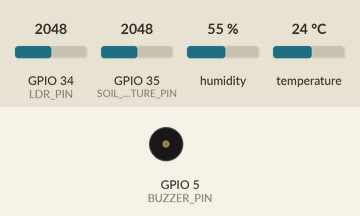
This program was run on a simulated ESP32. Parts: buzzer (waves = sounding, pin HIGH). Inputs (shaded band) come from the test bench; at power-on: GPIO 35 (SOIL_MOISTURE_PIN) = 2048, GPIO 34 (LDR_PIN) = 2048, humidity 55 %, temperature 24 °C. WiFi joins after 1.5 s; servers stay silent unless stated; no MQTT or app messages arrive unless stated; what the program prints to the serial monitor is not drawn.

Above: at 3.2 s.
3.3 s: GPIO 35 (SOIL_MOISTURE_PIN) set to 2813
10.0 s: GPIO 35 (SOIL_MOISTURE_PIN) set to 2917
At 10.8 s:
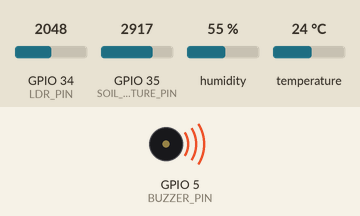
21.8 s: GPIO 35 (SOIL_MOISTURE_PIN) set to 2866
At 22.6 s:
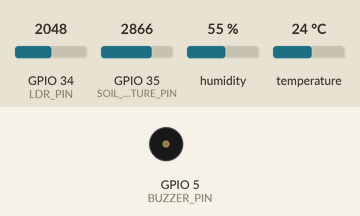
28.5 s: GPIO 35 (SOIL_MOISTURE_PIN) set to 3972
At 30.8 s:
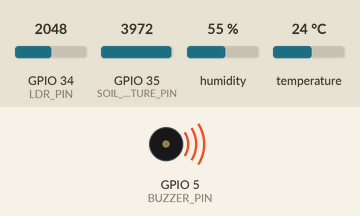
Timing chart, 0 to 41.3 s (numbered marks = the images above; inputs shaded):
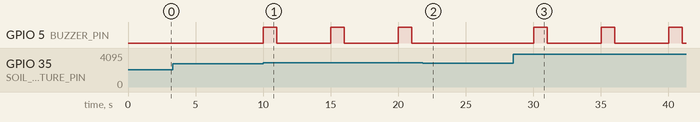

Measured:
- the behaviour switches between 2866 and 2867 on GPIO 35 (SOIL_MOISTURE_PIN) (found by bisection; images 0 and 1)
- after the input at 3.3 s, every drawn part: stays the same
- after the input at 10.0 s, GPIO 5 (BUZZER_PIN): alternates HIGH for 1.0 s and LOW for 4.0 s, starting at once
- after the input at 21.8 s, GPIO 5 (BUZZER_PIN): stays LOW (without the input it goes to HIGH after 3.2 s)
- after the input at 28.5 s, GPIO 5 (BUZZER_PIN): alternates HIGH for 1.0 s and LOW for 4.0 s, starting after 1.5 s

The program:

main.cpp
```cpp
#include <WiFi.h>
#include <WiFiClientSecure.h>
#include <PubSubClient.h>
#include <DHT.h>

// ✅ WiFi & MQTT Credentials
const char* ssid = "Wokwi-GUEST";
const char* password = "";
const char* mqttServer = "3e3d3355c77f45dba1e9d2c236cef977.s1.eu.hivemq.cloud";
const int mqttPort = 8883;
const char* mqttUser = "keanhoekoh1";
const char* mqttPassword = "aA12345678";
const char* mqttTopic = "farm/sensors";

// ✅ Sensor Pins
#define DHT_PIN 4
#define DHT_TYPE DHT22
#define LDR_PIN 34  // Used instead of pH sensor
#define SOIL_MOISTURE_PIN 35
#define BUZZER_PIN 5

// ✅ Objects
WiFiClientSecure espClient;
PubSubClient client(espClient);
DHT dht(DHT_PIN, DHT_TYPE);

// ✅ Variables
unsigned long lastReadTime = 0;
const int readInterval = 5000;
bool buzzerOn = false;
unsigned long buzzerStartTime = 0;

void reconnectMQTT();
void readAndSendData();

void setup() {
    Serial.begin(115200);

    // ✅ Connect to WiFi
    WiFi.begin(ssid, password);
    while (WiFi.status() != WL_CONNECTED) {
        delay(1000);
        Serial.print(".");
    }
    Serial.println("\n✅ Connected to WiFi");

    // ✅ Enable SSL (For Testing, Remove in Production)
    espClient.setInsecure();

    // ✅ Connect to MQTT Broker
    client.setServer(mqttServer, mqttPort);
    reconnectMQTT();

    // ✅ Initialize Sensors
    dht.begin();
    pinMode(BUZZER_PIN, OUTPUT);
    digitalWrite(BUZZER_PIN, LOW);
}

void loop() {
    if (!client.connected()) {
        reconnectMQTT();
    }
    client.loop();

    if (millis() - lastReadTime >= readInterval) {
        lastReadTime = millis();
        readAndSendData();
    }

    if (buzzerOn && millis() - buzzerStartTime >= 1000) {
        digitalWrite(BUZZER_PIN, LOW);
        buzzerOn = false;
    }
}

// ✅ Read and Publish Sensor Data
void readAndSendData() {
    float temperature = dht.readTemperature();
    float humidity = dht.readHumidity();
    int lightIntensity = analogRead(LDR_PIN);
    int soilMoisture = analogRead(SOIL_MOISTURE_PIN);

    if (isnan(temperature) || isnan(humidity)) {
        Serial.println("❌ DHT sensor error! Skipping this reading...");
        return;
    }

    // ✅ Convert LDR reading to a simulated pH value (0 to 14)
    float simulated_pH = map(lightIntensity, 4095, 0, 0, 14);

    // ✅ Convert Soil Moisture to percentage
    int soilMoisturePercent = map(soilMoisture, 4095, 0, 0, 100);

    Serial.printf("🌡 Temp: %.1f°C, 💧 Humidity: %.1f%%, ☀️ Light: %d, 🌱 Soil Moisture: %d%%, 🧪 Simulated pH: %.2f\n",
                  temperature, humidity, lightIntensity, soilMoisturePercent, simulated_pH);

    String payload = "{";
    payload += "\"temperature\":" + String(temperature) + ",";
    payload += "\"humidity\":" + String(humidity) + ",";
    payload += "\"lightIntensity\":" + String(lightIntensity) + ",";
    payload += "\"soilMoisture\":" + String(soilMoisturePercent) + ",";
    payload += "\"pH\":" + String(simulated_pH);
    payload += "}";

    if (client.publish(mqttTopic, payload.c_str(), true)) {
        Serial.println("✅ Data published to MQTT");
    } else {
        Serial.println("❌ Failed to publish data!");
    }

    if (soilMoisturePercent < 30) {
        digitalWrite(BUZZER_PIN, HIGH);
        buzzerOn = true;
        buzzerStartTime = millis();
    }
}

// ✅ Ensure MQTT Connection
void reconnectMQTT() {
    while (!client.connected()) {
        Serial.print("🔄 Connecting to MQTT...");
        if (client.connect("ESP32Client", mqttUser, mqttPassword)) {
            Serial.println("✅ Connected to MQTT broker!");
        } else {
            Serial.print("❌ Failed, retrying in 5s...");
            delay(5000);
        }
    }
}
```
